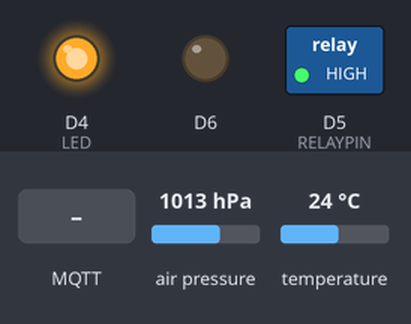
This sketch was run on a simulated ESP8266 (NodeMCU). Parts: switched loads named in the sketch (green lamp = pin HIGH), output pins drawn as LEDs (lit = HIGH). The test bench sets the inputs (shaded band); at power-on: air pressure 1013 hPa, temperature 24 °C. WiFi joins after 1.5 s; servers stay silent unless stated; no MQTT or app messages arrive unless stated; what the sketch prints to the serial monitor is not drawn.

Above: at 6.7 s.
6.8 s: MQTT message "0" arrives on the first subscribed topic
At 8.0 s:
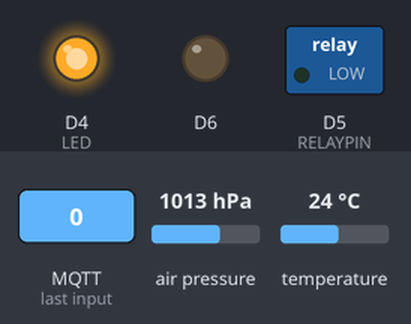
8.3 s: MQTT message "1" arrives on the second subscribed topic
At 9.1 s:
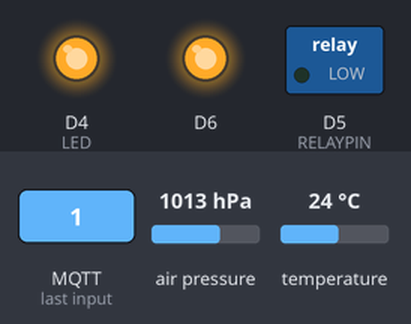
9.8 s: MQTT message "1" arrives on the first subscribed topic
At 10.3 s:
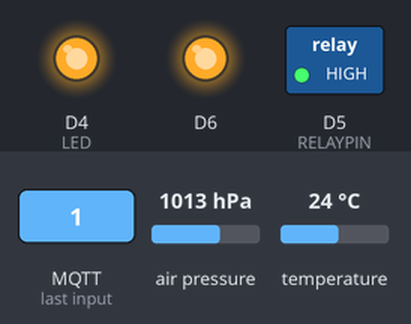
11.3 s: MQTT message "2" arrives on the first subscribed topic
At 12.6 s:
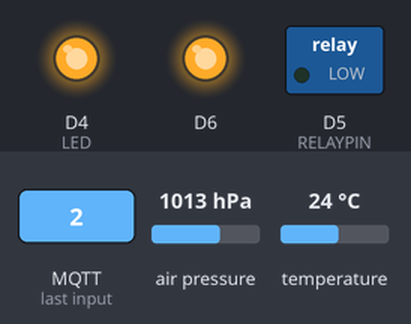
Timing chart, 0 to 14.3 s (numbered marks = the images above; inputs shaded):
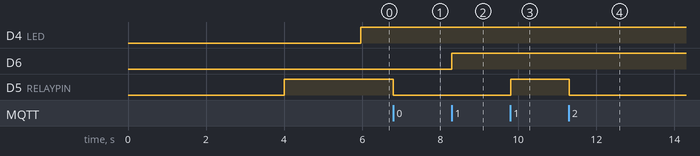

The sketch:

BMP180.ino
```cpp
#include <ESP8266WiFi.h>
#include <SFE_BMP180.h>
#include <Wire.h>
#include <PubSubClient.h>
#define FEEDLOOP 2
#include <ArduinoJson.h>
#define LED LED_BUILTIN
#define RELAYPIN D5
#ifndef STASSID
#define STASSID "EGEMERIC2"
#define STAPSK  ""
#define MQTTBASE "/home/egemeric/"
#endif
#define DEVICEID "0x0005"
#define MSG_BUFFER_SIZE  (256)
#define ALTITUDE 1230.5

const char* ssid     = STASSID;
const char* password = STAPSK;
const String mqttBase = MQTTBASE;
const char* mqtt_server = "home.egemeric.gen.tr";
const String subTopics[] = {"/relay/D5", "/relay/D6"};
bool CurrentRelayStatus[32];
SFE_BMP180 pressure;

uint8_t ledState = 1;

const char* pubTopics[] = {"/bmp180"};
WiFiClient espClient;
PubSubClient client(espClient);
unsigned long lastMsg = 0;
char msg[MSG_BUFFER_SIZE];
char tmpTopic[MSG_BUFFER_SIZE];
char subsTopic[MSG_BUFFER_SIZE];
int value = 0;
String clientId = "ESP8266Client-";

void setup() {
  client.setBufferSize(512);
  for (int i = 0 ; i < 32; i++) {
    CurrentRelayStatus[i] = false;
  }
  pinMode(LED, OUTPUT);
  delay(2000);
  delay(2000);
  clientId += WiFi.macAddress();
  pinMode(RELAYPIN, OUTPUT);
  digitalWrite(RELAYPIN, HIGH);
  // put your setup code here, to run once:
  Serial.begin(115200);

  Serial.println();
  Serial.print("Connecting to ");
  Serial.println(ssid);
  WiFi.mode(WIFI_STA);
  WiFi.begin(ssid, password);

  while (WiFi.status() != WL_CONNECTED) {
    delay(500);
    Serial.print(".");
  }

  Serial.println("");
  Serial.println("WiFi connected");
  Serial.println("IP address: ");
  Serial.println(WiFi.localIP());
  client.setServer(mqtt_server, 1883);
  client.setCallback(callback);
  if (pressure.begin())
    Serial.println("BMP180 init success");
  else
  {
    Serial.println("BMP180 init fail\n\n");
  }

}

void subscribeTopics() {
  char *tmpF = (char*)malloc(MSG_BUFFER_SIZE * sizeof(char));
  String tmp;
  for (int i = 0; i < sizeof(subTopics) / sizeof(subTopics[0]); i++) {
    tmp = mqttBase + clientId + subTopics[i];
    snprintf (tmpF, MSG_BUFFER_SIZE, "%s", tmp.c_str() );
    Serial.printf("Subcribed:%s\n", tmpF);
    client.subscribe(tmpF);
    client.publish((mqttBase + clientId + "/subsribed").c_str(), subTopics[i].c_str());
    delay(100);
  }
  delete tmpF;
}
void reconnect() {
  // Loop until we're reconnected
  while (!client.connected()) {
    Serial.print("Attempting MQTT connection...");
    Serial.println(clientId);
    if (client.connect(clientId.c_str())) {
      char registerJson[500];
      Serial.println("connected");
      StaticJsonDocument<500> doc;
      doc["deviceName"] = clientId;
      JsonArray data = doc.createNestedArray("deviceEndpoints");
      JsonObject alias = data.createNestedObject();
      alias["/relay/D5"] = "Relay D5";
      alias["/relay/D6"] = "Relay D6";
      JsonArray publishPoints = doc.createNestedArray("publishPoints");
      publishPoints.add("/data/bmp180");
      serializeJson(doc, registerJson);
      Serial.println(registerJson);
      client.publish("/home/egemeric/register/device", registerJson);
      delay(100);
      subscribeTopics();
      delay(100);
    } else {
      Serial.print("failed, rc=");
      Serial.print(client.state());
      Serial.println(" try again in 5 seconds");
      // Wait 5 seconds before retrying
      delay(5000);
    }
  }
}


int BoolPinController(byte *payload, int pin) {
  pinMode(pin, OUTPUT);
  if ((char)payload[0] == '1') {
    digitalWrite(pin, HIGH);
    CurrentRelayStatus[pin] = true;
    return (1);
  }
  else if ((char)payload[0] == '0') {
    digitalWrite(pin, LOW);
    CurrentRelayStatus[pin] = false;
    return (0);
  } else if ((char)payload[0] == '2') {
    CurrentRelayStatus[pin] = !CurrentRelayStatus[pin];
    digitalWrite(pin, CurrentRelayStatus[pin]);
    return 2;
  } else {
    Serial.printf("BoolPinController could not understand only give '0' and '1':%c\n", (char)payload[0]);
    return -1;
  }
}


void msgRouter(char *topic, byte * payload, unsigned int length) {
  String _D5 =  mqttBase + clientId + "/relay/D5";
  String _D6 =  mqttBase + clientId + "/relay/D6";
  if (strcmp(topic, _D5.c_str()) == 0) {
    BoolPinController(payload, D5);
  } else if ((strcmp(topic, _D6.c_str()) == 0)) {
    BoolPinController(payload, D6);
  } else {
    Serial.printf("msg from topic cannot be routed:%s\n", topic);
  }

}
void callback(char* topic, byte * payload, unsigned int length) {
  digitalWrite(LED, LOW);
  Serial.print("Message arrived [");
  Serial.print(topic);
  Serial.print("] ");
  for (int i = 0; i < length; i++) {
    Serial.print((char)payload[i]);
  }
  Serial.println();
  if (length > 0) {
    Serial.println("msgRouter()");
    msgRouter(topic, payload, length);
  }
}

void publishData(float data, String datatype) {
  char databuffer[20];
  sprintf(databuffer, "%f", data);
  client.publish((mqttBase + clientId + "/data/" + datatype).c_str(), databuffer );
}
void publishData(char* data, String datatype) {
  client.publish((mqttBase + clientId + "/data/" + datatype).c_str(), data );
}

unsigned long lastHBMsg = 0;
unsigned long now;
void sendHeartbeat() {
  if (now - lastHBMsg > 1000 * 60) {
    Serial.println("heartbeat is");
    client.publish("/home/egemeric/heartbeat", clientId.c_str() );
    lastHBMsg = now;
  }
}

float analogData() {
  int returnVal;
  int val = analogRead(A0);
  if (val < 300)
    val = 300;
  returnVal = map(val, 300, 600, 0, 100);
  Serial.printf("Analog Data Raw:%d Mapped:%d\n", val, returnVal);
  return (float)returnVal;
}

StaticJsonDocument<256> BMPData;
char serializeBMPdata[256];
char status;
double T, P, p0, a;
void loop() {
  now = millis();
  digitalWrite(LED, HIGH);
  if (!client.connected()) {
    digitalWrite(LED, LOW);
    reconnect();
  }
  client.loop();
  sendHeartbeat();
  if (now - lastMsg > 1000 * 30) {
    status = pressure.startTemperature();
    if (status != 0)
    {
      // Wait for the measurement to complete:
      delay(status);

      // Retrieve the completed temperature measurement:
      // Note that the measurement is stored in the variable T.
      // Function returns 1 if successful, 0 if failure.

      status = pressure.getTemperature(T);
      if (status != 0)
      {
        // Print out the measurement:
        Serial.print("temperature: ");
        Serial.print(T, 2);
        Serial.print(" deg C, ");
        Serial.print((9.0 / 5.0)*T + 32.0, 2);
        Serial.println(" deg F");
        status = pressure.startPressure(3);
        if (status != 0)
        {
          delay(status);
          status = pressure.getPressure(P, T);
          if (status != 0)
          {
            // Print out the measurement:
            Serial.print("absolute pressure: ");
            Serial.print(P, 2);
            Serial.print(" mb, ");
            Serial.print(P * 0.0295333727, 2);
            Serial.println(" inHg");
            p0 = pressure.sealevel(P, ALTITUDE); // Deniz seviyesi basinc
            Serial.print("relative (sea-level) pressure: ");
            Serial.print(p0, 2);
            Serial.print(" mb, ");
            Serial.print(p0 * 0.0295333727, 2);
            Serial.println(" inHg");
            a = pressure.altitude(P, p0);
            Serial.print("computed altitude: ");
            Serial.print(a, 0);
            Serial.print(" meters, ");
            Serial.print(a * 3.28084, 0);
            Serial.println(" feet");
          }
          else Serial.println("error  pressure\n");
        }
        else Serial.println("error starting pressure\n ");
      }
      else Serial.println("error temperature \n");
    }
    BMPData["temperature"] = T;
    BMPData["mb_abs"] = P;
    BMPData["inHg_abs"] = P * 0.0295333727;
    BMPData["mb_sea"] = p0;
    BMPData["inHg_sea"] = p0 * 0.0295333727;
    serializeJson(BMPData, serializeBMPdata);
    publishData(serializeBMPdata,"bmp180");

    digitalWrite(LED, LOW);
    lastMsg = now;
  }
}
```

Measured:
- after the input at 6.8 s, D5 (RELAYPIN): HIGH → LOW at once
- after the input at 8.3 s, D6: LOW → HIGH at once
- after the input at 9.8 s, D5 (RELAYPIN): LOW → HIGH at once
- after the input at 11.3 s, D5 (RELAYPIN): HIGH → LOW at once
